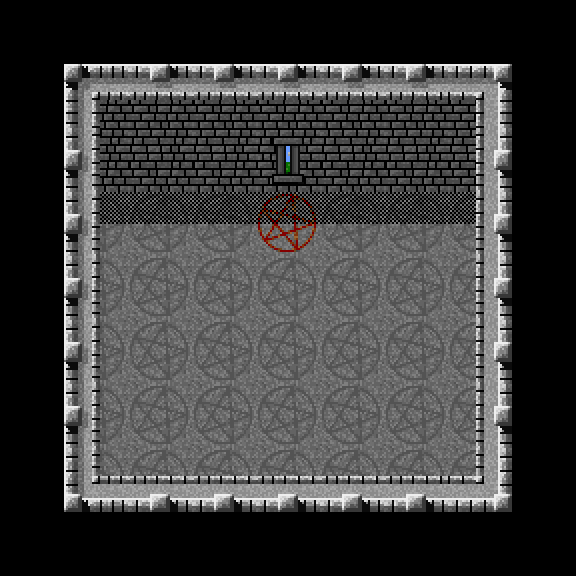

Tiled map render using the project's own tile images. Description and the map definition, with tile-layer contents summarised, below:
An orthogonal 9x9 tile map with 64x64 px tiles, 4 tile layers (ground, on_ground, on_ground_detail, above_ground), 1 hidden layer not drawn, 3 tilesets and 3 objects (2x torch, teleport).

<map version="1.0" orientation="orthogonal" width="9" height="9" tilewidth="64" tileheight="64">
 <tileset firstgid="1" name="standard" tilewidth="64" tileheight="64">
  <image source="../img/map/standard.png" width="1024" height="1088" />
 </tileset>
 <tileset firstgid="273" name="building_exterior" tilewidth="64" tileheight="64">
  <image source="../img/map/building_exterior.png" width="576" height="1344" />
 </tileset>
 <tileset firstgid="462" name="meta_tiles" tilewidth="64" tileheight="64">
  <image source="../img/map/meta_tiles.png" width="64" height="64" />
 </tileset>
 <layer name="ground" width="9" height="9">
  <data>[81 cells, 81 non-empty, 4 distinct tile ids]</data>
 </layer>
 <layer name="on_ground" width="9" height="9">
  <data>[81 cells, 7 non-empty, 1 distinct tile ids]</data>
 </layer>
 <layer name="on_ground_detail" width="9" height="9">
  <data>[81 cells, 1 non-empty, 1 distinct tile ids]</data>
 </layer>
 <objectgroup name="Object Layer 1" width="9" height="9">
  <object name="torch" x="192" y="128" width="64" height="64">
   <properties>
    <property name="image" value="torch" />
    <property name="spritewidth" value="64" />
   </properties>
  </object>
  <object name="torch" x="320" y="128" width="64" height="64">
   <properties>
    <property name="image" value="torch" />
    <property name="spritewidth" value="64" />
   </properties>
  </object>
  <object name="teleport" x="256" y="192" width="64" height="64">
   <properties>
    <property name="duration" value="2500" />
    <property name="fade" value="#8A0707" />
    <property name="to" value="shop_test" />
    <property name="toX" value="2" />
    <property name="toY" value="3" />
   </properties>
  </object>
 </objectgroup>
 <layer name="above_ground" width="9" height="9">
  <data>[81 cells, 24 non-empty, 8 distinct tile ids]</data>
 </layer>
 <layer name="collision" width="9" height="9" visible="0">
  <data>[81 cells, 0 non-empty, 0 distinct tile ids]</data>
 </layer>
</map>